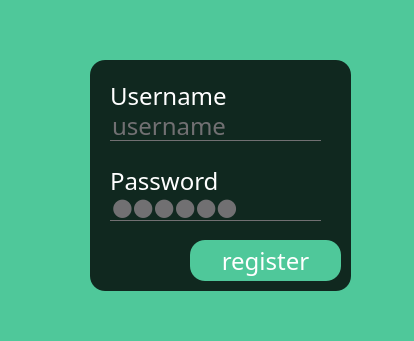
<?xml version="1.0" encoding="UTF-8"?>
<ui version="4.0">
 <class>register_Dialog</class>
 <widget class="QDialog" name="register_Dialog">
  <property name="geometry">
   <rect>
    <x>0</x>
    <y>0</y>
    <width>414</width>
    <height>341</height>
   </rect>
  </property>
  <property name="windowTitle">
   <string>Dialog</string>
  </property>
  <property name="styleSheet">
   <string notr="true">*{
	
	background-color:rgb(79, 200, 154);
font-family:century gothic;
font-size:24px;
}
QFrame
{
background:rgba(0,0,0,0.8);
border-radius:15px;
}

QPushButton
{
background: rgb(79, 200, 154);
border-radius:60px;
}
QToolButton
{
background: rgb(79, 200, 154);
border-radius:60px;
}
QLabel
{
color:white;
background:transparent;
}
QPushButton
{
color:white;
border-radius:15px;
}
QPushButton:hover
{
color:#333;
border-radius:15px;
background:#49edff;
}
QLineEdit
{
background:transparent;
border:none;
color:#717072;
border-bottom:1px solid#717072;
}
</string>
  </property>
  <widget class="QPushButton" name="btn2_reg">
   <property name="geometry">
    <rect>
     <x>190</x>
     <y>240</y>
     <width>151</width>
     <height>41</height>
    </rect>
   </property>
   <property name="styleSheet">
    <string notr="true"/>
   </property>
   <property name="text">
    <string>register</string>
   </property>
  </widget>
  <widget class="QLineEdit" name="newName">
   <property name="geometry">
    <rect>
     <x>110</x>
     <y>110</y>
     <width>211</width>
     <height>31</height>
    </rect>
   </property>
   <property name="text">
    <string>username</string>
   </property>
  </widget>
  <widget class="QFrame" name="frame">
   <property name="geometry">
    <rect>
     <x>90</x>
     <y>60</y>
     <width>261</width>
     <height>231</height>
    </rect>
   </property>
   <property name="frameShape">
    <enum>QFrame::Shape::StyledPanel</enum>
   </property>
   <property name="frameShadow">
    <enum>QFrame::Shadow::Raised</enum>
   </property>
   <widget class="QLabel" name="label_2">
    <property name="geometry">
     <rect>
      <x>20</x>
      <y>20</y>
      <width>121</width>
      <height>31</height>
     </rect>
    </property>
    <property name="text">
     <string>Username</string>
    </property>
   </widget>
   <widget class="QLineEdit" name="newPassword">
    <property name="geometry">
     <rect>
      <x>20</x>
      <y>130</y>
      <width>211</width>
      <height>31</height>
     </rect>
    </property>
    <property name="text">
     <string>123456</string>
    </property>
    <property name="echoMode">
     <enum>QLineEdit::EchoMode::Password</enum>
    </property>
   </widget>
   <widget class="QLabel" name="label_3">
    <property name="geometry">
     <rect>
      <x>20</x>
      <y>110</y>
      <width>111</width>
      <height>21</height>
     </rect>
    </property>
    <property name="text">
     <string>Password</string>
    </property>
   </widget>
  </widget>
  <zorder>frame</zorder>
  <zorder>btn2_reg</zorder>
  <zorder>newName</zorder>
 </widget>
 <resources/>
 <connections/>
</ui>
